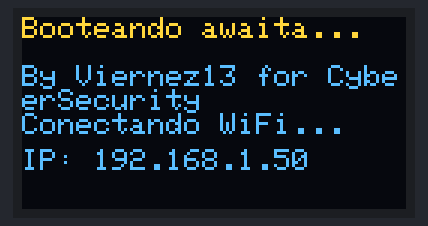
Bench run of a sketch on a simulated ESP8266 (NodeMCU). Shown: 128×64 one-colour display. The OLED is the two-colour kind (top 16 rows yellow); WiFi joins after 1.5 s; servers stay silent unless stated; what the sketch prints to the serial monitor is not drawn.

Above: at 1.9 s.
At 3.4 s:
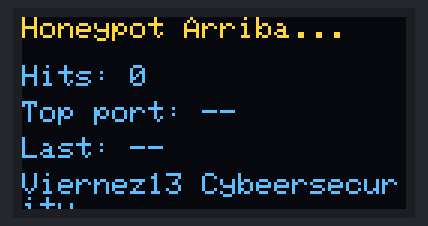

The sketch:

HoneypotPobreV1.ino
```cpp
#include <ESP8266WiFi.h>
#include <Wire.h>
#include <Adafruit_GFX.h>
#include <Adafruit_SSD1306.h>

// ------------ CONFIGURACIÓN WIFI ------------
const char* ssid     = "TuRed";
const char* password = "TuClave";

// ------------ CONFIGURACIÓN OLED ------------
#define SCREEN_WIDTH 128
#define SCREEN_HEIGHT 64
#define OLED_RESET    -1       // Compartido en la mayoría de módulos I2C
Adafruit_SSD1306 display(SCREEN_WIDTH, SCREEN_HEIGHT, &Wire, OLED_RESET);

// ------------ SERVIDORES / PUERTOS ------------
WiFiServer serverHTTP(80);
WiFiServer serverTELNET(23);
WiFiServer serverALT(8080);
WiFiServer serverFTP(21);

struct PortStat {
  uint16_t port;
  uint32_t hits;
};

PortStat stats[] = {
  {80,    0},
  {23,    0},
  {8080,  0},
  {21,    0}
};
const uint8_t NUM_PORTS = sizeof(stats) / sizeof(stats[0]);

// ------------ ESTADO DE MÉTRICAS ------------
uint32_t totalHits = 0;
IPAddress lastHitIP(0, 0, 0, 0);
uint16_t lastHitPort = 0;
bool hasHit = false;
unsigned long lastDisplayUpdate = 0;
const unsigned long DISPLAY_INTERVAL = 1000; // ms

// ------------ FUNCIONES AUXILIARES ------------
void updatePortStats(uint16_t port) {
  for (uint8_t i = 0; i < NUM_PORTS; i++) {
    if (stats[i].port == port) {
      stats[i].hits++;
      return;
    }
  }
}

uint16_t getTopPort() {
  uint16_t topPort = 0;
  uint32_t topHits = 0;

  for (uint8_t i = 0; i < NUM_PORTS; i++) {
    if (stats[i].hits > topHits) {
      topHits = stats[i].hits;
      topPort = stats[i].port;
    }
  }
  return topPort;
}

void handleServer(WiFiServer &srv, uint16_t port) {
  WiFiClient client = srv.available();
  if (!client) return;

  IPAddress rip = client.remoteIP();
  uint16_t rport = client.remotePort();

  totalHits++;
  updatePortStats(port);
  lastHitIP = rip;
  lastHitPort = port;
  hasHit = true;

  // Logging por Serial
  Serial.print("[Hit] Port ");
  Serial.print(port);
  Serial.print(" desde ");
  Serial.print(rip);
  Serial.print(":");
  Serial.println(rport);

  // Respuesta simple según el puerto
  if (port == 80) {
    client.print(
      "HTTP/1.1 200 OK\r\n"
      "Content-Type: text/plain\r\n"
      "Connection: close\r\n\r\n"
      "Coff Coff. ¿Se te perdio algo? \r\n"
    );
  } else if (port == 23) {
    client.println("Telnet service closed Chupala.");
  } else {
    client.println("Hermano esta wea no prendio");
  }

  delay(10);
  client.stop();
}

// ------------ DISPLAY (AQUÍ VA LA FIRMA) ------------
void updateDisplay() {
  display.clearDisplay();
  display.setTextSize(1);
  display.setTextColor(SSD1306_WHITE);

  // Línea 1: estado general
  display.setCursor(0, 0);
  display.println("Honeypot Arriba...");

  // Línea 2: total de hits
  display.setCursor(0, 16);
  display.print("Hits: ");
  display.println(totalHits);

  // Línea 3: puerto con más hits
  display.setCursor(0, 28);
  display.print("Top port: ");
  uint16_t topPort = getTopPort();
  if (topPort == 0) {
    display.println("--");
  } else {
    display.println(topPort);
  }

  // Línea 4: última IP
  display.setCursor(0, 40);
  display.print("Last: ");
  if (!hasHit) {
    display.println("--");
  } else {
    char ipStr[16];
    snprintf(ipStr, sizeof(ipStr), "%d.%d.%d.%d",
             lastHitIP[0], lastHitIP[1], lastHitIP[2], lastHitIP[3]);
    display.println(ipStr);
  }

  // Línea 5: firma
  display.setCursor(0, 52);
  display.print("Viernez13 Cybeersecurity");

  display.display();
}

// ------------ SETUP ------------
void setup() {
  Serial.begin(115200);
  delay(200);

  // I2C: en la HW-364A el OLED va en SDA=GPIO14 (D5), SCL=GPIO12 (D6)
  Wire.begin(14, 12);

  // OLED
  if (!display.begin(SSD1306_SWITCHCAPVCC, 0x3C)) { // si no funciona, probar 0x3D
    Serial.println(F("No se encuentra OLED SSD1306"));
    for (;;) ; // Bucle infinito si falla
  }

  display.clearDisplay();
  display.setTextSize(1);
  display.setTextColor(SSD1306_WHITE);
  display.setCursor(0, 0);
  display.println("Booteando awaita...");
  display.setCursor(0, 16);
  display.println("By Viernez13 for CybeerSecurity");
  display.display();

  // WIFI
  WiFi.mode(WIFI_STA);
  WiFi.begin(ssid, password);
  display.setCursor(0, 32);
  display.println("Conectando WiFi...");
  display.display();

  Serial.print("Conectando a ");
  Serial.println(ssid);

  while (WiFi.status() != WL_CONNECTED) {
    delay(500);
    Serial.print(".");
  }

  Serial.println();
  Serial.print("Conectado. IP: ");
  Serial.println(WiFi.localIP());

  display.setCursor(0, 44);
  display.print("IP: ");
  display.println(WiFi.localIP());
  display.display();
  delay(1500);

  // Iniciar servidores
  serverHTTP.begin();
  serverTELNET.begin();
  serverALT.begin();
  serverFTP.begin();

  Serial.println("Servidores honeypot iniciados:");
  Serial.println(" - HTTP  : 80");
  Serial.println(" - TELNET: 23");
  Serial.println(" - ALT   : 8080");
  Serial.println(" - FTP   : 21");

  updateDisplay();
}

// ------------ LOOP PRINCIPAL ------------
void loop() {
  // Revisar conexiones entrantes en cada puerto
  handleServer(serverHTTP, 80);
  handleServer(serverTELNET, 23);
  handleServer(serverALT, 8080);
  handleServer(serverFTP, 21);

  // Refrescar OLED cada DISPLAY_INTERVAL
  unsigned long now = millis();
  if (now - lastDisplayUpdate > DISPLAY_INTERVAL) {
    updateDisplay();
    lastDisplayUpdate = now;
  }
}
```

Measured:
- what the display in image 0 shows lasts 1.5 s, from 1.8 s to 3.3 s
